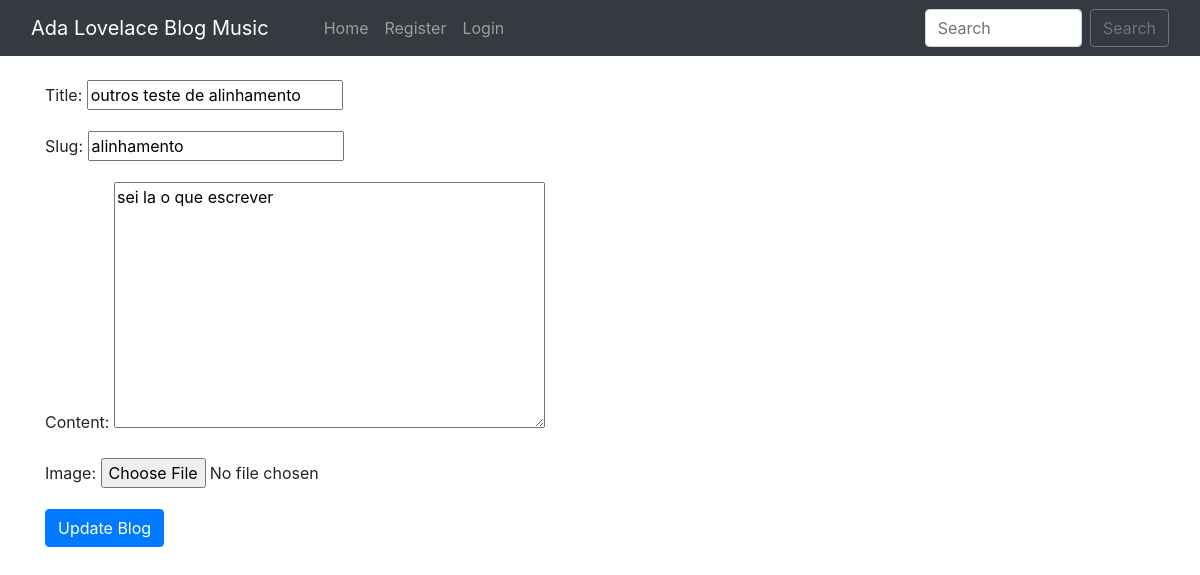
Before: /edit_blog_post/alinhamento/ with the older database file.
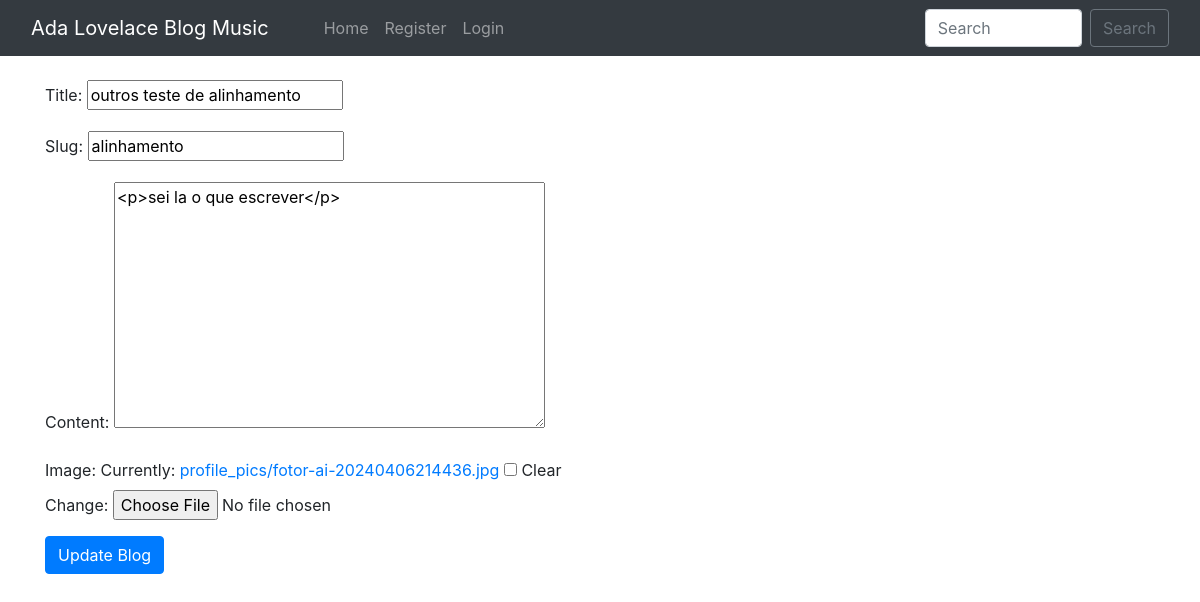
After: the same page with the newer database file.
### home/models.py (models this page shows, shortened)
class BlogPost(models.Model):
    title=models.CharField(max_length=255)
    author= models.ForeignKey(User, on_delete=models.CASCADE)
    slug=models.CharField(max_length=130)
    content=RichTextUploadingField()
    image = models.ImageField(upload_to="profile_pics", blank=True, null=True)
    dateTime=models.DateTimeField(auto_now_add=True)

### home/views.py (the view)
class UpdatePostView(UpdateView):
    model = BlogPost
    template_name = 'edit_blog_post.html'
    fields = ['title', 'slug', 'content', 'image']

### home/templates/edit_blog_post.html (shortened to what this page needs)
{% extends 'base.html' %}
{% block body %}
<form enctype="multipart/form-data" method="POST"> {% csrf_token %}
<div class="container mt-4">
{{ form.as_p }}
<button class="btn btn-primary">Update Blog</button>
</div>
</form>
{% endblock %}

Changed rows visible on the page:
changed BlogPost "outros teste de alinhamento": content "sei la o que escrever" → "<p>sei la o que escrever</p>"
Other visible differences:
form field as_p: (not shown) → "☐"
text no longer shown: "Title: Slug: Content: Image:"
text now shown: "Title: Slug: Content: Image: Currently: profile_pics/fotor-ai-20240406214436.jpg Clear Change:"
